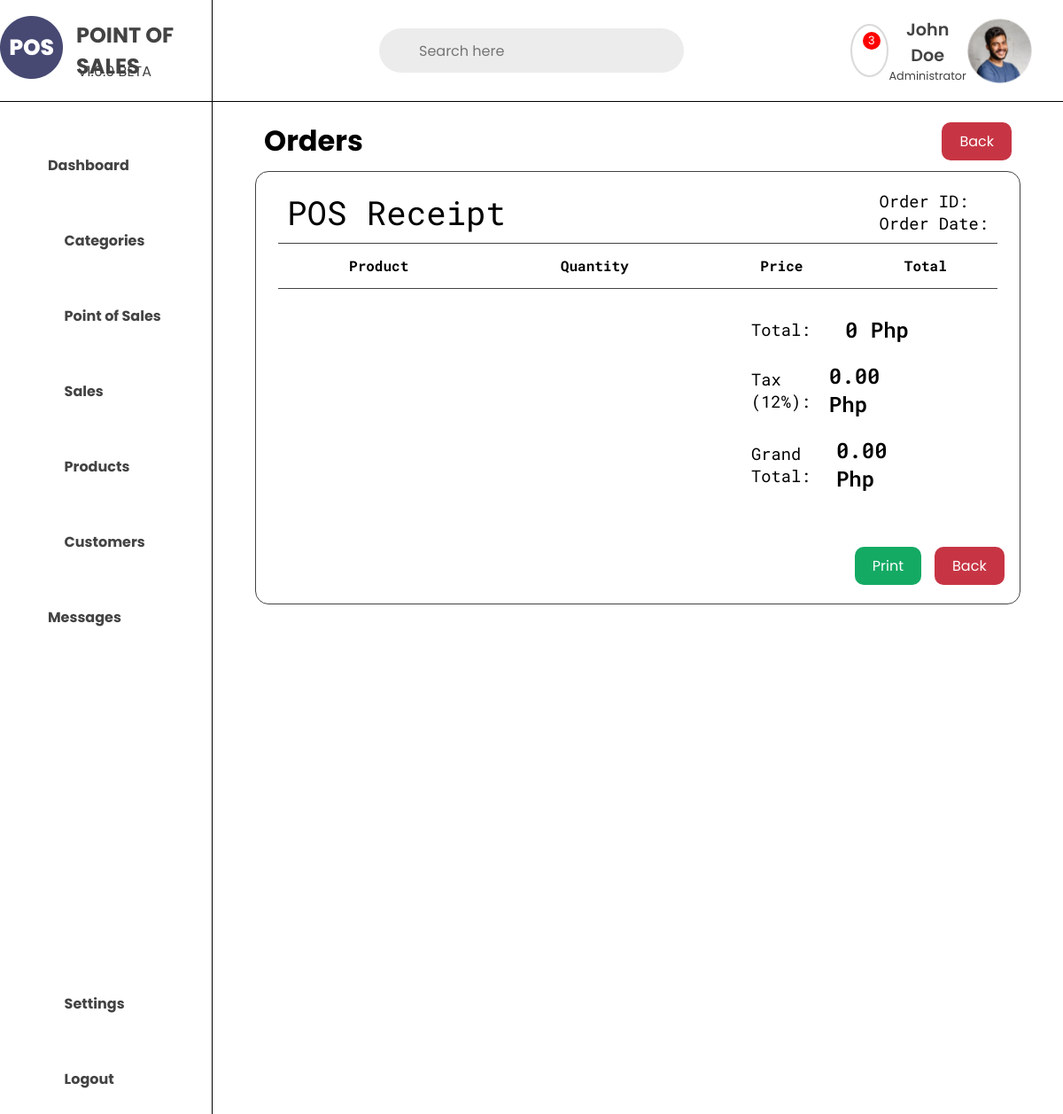
/mamgic-foodhub/point-of-sales/orders/, run on an earlier commit of the app's database.
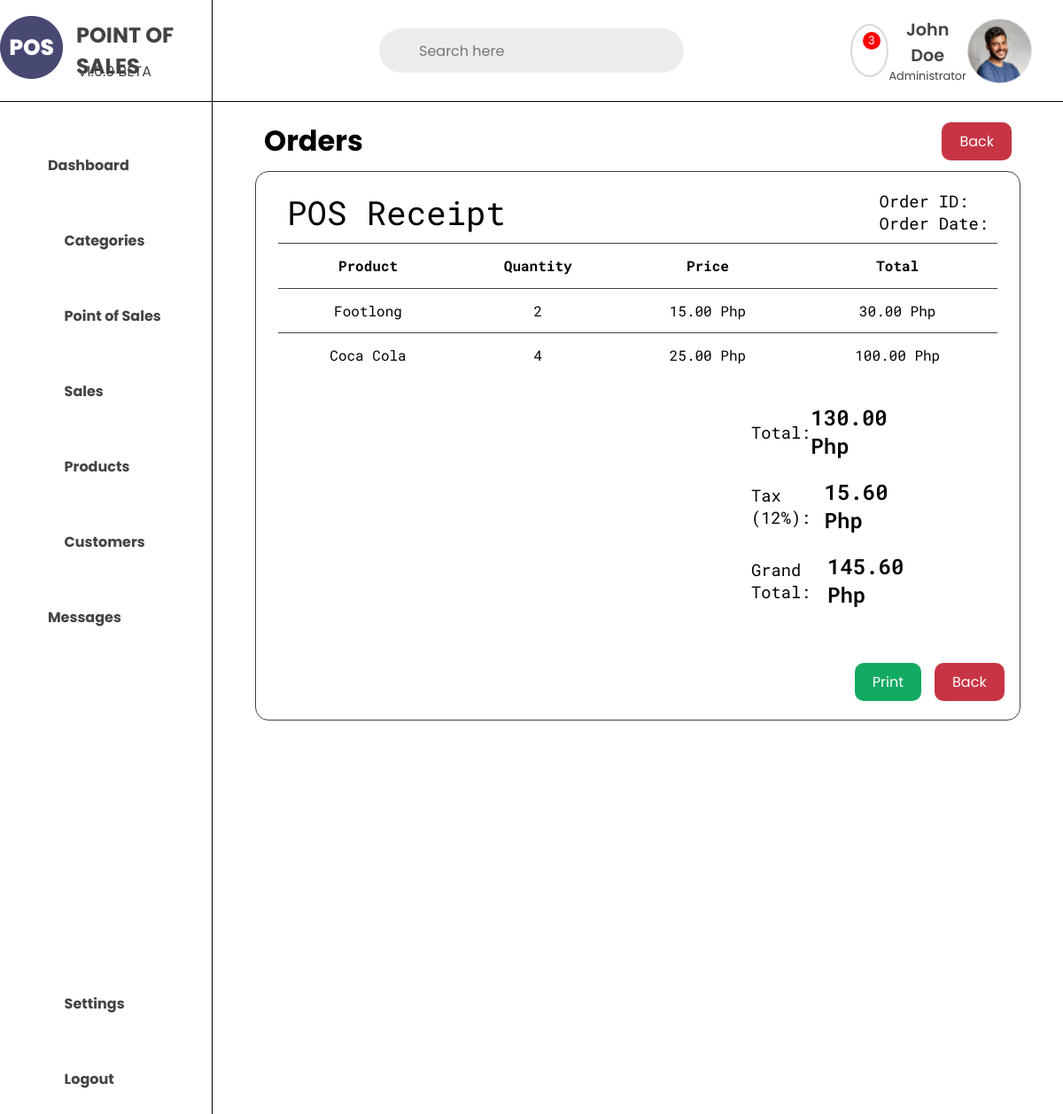
And on a later commit of the database.
### store/models.py (models this page shows)
class OrderItem(models.Model):
    order_item_id = models.CharField(max_length=100)
    order_item_order = models.ForeignKey(Order, on_delete=models.CASCADE, null=True)
    order_item_product = models.ForeignKey(Product, on_delete=models.CASCADE)
    order_item_quantity = models.IntegerField()
    order_item_price = models.DecimalField(max_digits=10, decimal_places=2, null=True, blank=True)
    order_item_total = models.DecimalField(max_digits=10, decimal_places=2, null=True)
    order_item_created = models.DateTimeField(blank=True,null=True)
    def __str__(self):
        return self.order_item_product.product_name

class Product(models.Model):
    product_name = models.CharField(max_length=100)
    product_slug = models.SlugField(max_length=100, unique=True, null=True, blank=True)
    product_description = models.TextField(max_length=1000, blank=True)
    product_price = models.DecimalField(max_digits=10, decimal_places=2, null=True, blank=True)
    product_image = models.ImageField(upload_to='product_images', blank=True)
    product_category = models.ForeignKey(Category, on_delete=models.CASCADE, null=True)
    product_store = models.ForeignKey(Store, on_delete=models.CASCADE)
    product_created = models.DateTimeField(blank=True,null=True)
    def __str__(self):
        return self.product_name

### store/views.py (the view)
# urls.py: path('<slug:store_slug>/point-of-sales/orders/', views.pos_orders, name='pos_orders'),
def pos_orders(request, store_slug):
    store = get_object_or_404(Store, store_slug=store_slug)
    order_item = OrderItem.objects.filter(order_item_product__product_store=store, order_item_order__order_completed=False)
    order = Order.objects.filter(order_store=store, order_completed=False)
    settings = Setting.objects.all()
    order_total = 0
    for o in order_item:
        order_total += o.order_item_total
        print(o, "This is the order item")
    for setting in settings:
        tax = setting.tax
        currencies = setting.currency
        tax = float(tax) / 100
        print(tax)
    order_completed = True
    order_date = None
    order_id = None
    for ord in order:
        order_completed = ord.order_completed
        order_date = ord.order_created
        order_id = ord.order_id
    context = {
        'store': store,
        'order_items': order_item,
        'order_total': order_total,
        'order_completed': order_completed,
        'order_date': order_date,
        'order_id': order_id,
        'tax': tax,
        'currencies': currencies
    }
    return render(request, 'includes/pos/pos_includes/pos_orders.html', context)

### store/templates/includes/pos/pos_includes/pos_orders.html (shortened to what this page needs)
{% extends "includes/pos/base_templates/pos_base.html" %}
{% load static %}
{% block css %}
<link rel="stylesheet" href="{% static 'css/includes/pos_orders.css' %}">
{% endblock %}
{% block content %}
{% include "navbar.html" %}
<div class="pos-orders-container">
    <div class="pos-orders-header">
        <h1>Orders</h1>
        <div class="back-btn">
            <a href="{% url 'pos' store_slug=store.store_slug %}">Back</a>
        </div>
    </div>
    <div class="receipt-body">
        <div class="receipt-header">
            <div class="receipt-header-left">
                <h3>POS Receipt</h3>
            </div>
            <div class="receipt-header-right">
                <h3>Order ID: </h3>
                <h3>Order Date: </h3>
            </div>
        </div>
        <div class="receipt-body-section">
            <div class="r-table">
                <table>
                    <thead>
                        <tr>
                            <th>Product</th>
                            <th>Quantity</th>
                            <th>Price</th>
                            <th>Total</th>
                        </tr>
                    </thead>
                    <tbody>
                        {% for item in order_items %}
                        <tr>
                            <td>
                                {{ item.order_item_product }}
                            </td>
                            <td>
                                {{ item.order_item_quantity }}
                            </td>
                            <td>
                                {{ item.order_item_price }} Php
                            </td>
                            <td>
                                {{ item.order_item_total }} Php
                            </td>
                        </tr>
                        {% endfor %}
                </table>
            </div>
            <div class="r-total">
                <div class="r-total_total">
                    <h3>Total:</h3>
                    <span>{{order_total}} Php</span>
                </div>
                <div class="r-total_tax">
                    <h3>Tax (12%):</h3>
                    <span id="r-tax"></span>
                </div>
                <div class="r-total_grandtotal">
                    <h3>Grand Total:</h3>
                    <span id="r-grand-total"></span>
                </div>
            </div>
            <div class="r-btns">
                <div class="r-main-btn">
                    <div class="r-btn-print">
                        <a href="{% url 'pos_getOrders' store_slug=store.store_slug %}">Print</a>
                    </div>
                    <div class="r-btn-back">
                        <a href="{% url 'pos' store_slug=store.store_slug %}">Back</a>
                    </div>
                </div>
            </div>
        </div>
    </div>
</div>
{% endblock %}

What changed in the data, as far as the page shows it:
added OrderItem: order_item_product "Footlong", order_item_quantity "2", order_item_price "15.00", order_item_total "30.00"
added OrderItem: order_item_product "Coca Cola", order_item_quantity "4", order_item_price "25.00", order_item_total "100.00"
Also different on the page:
{{ order_total }}: "0" → "130.00"
text written by a page script: "0.00 Php" → "15.60 Php"
text written by a page script: "0.00 Php" → "145.60 Php"
